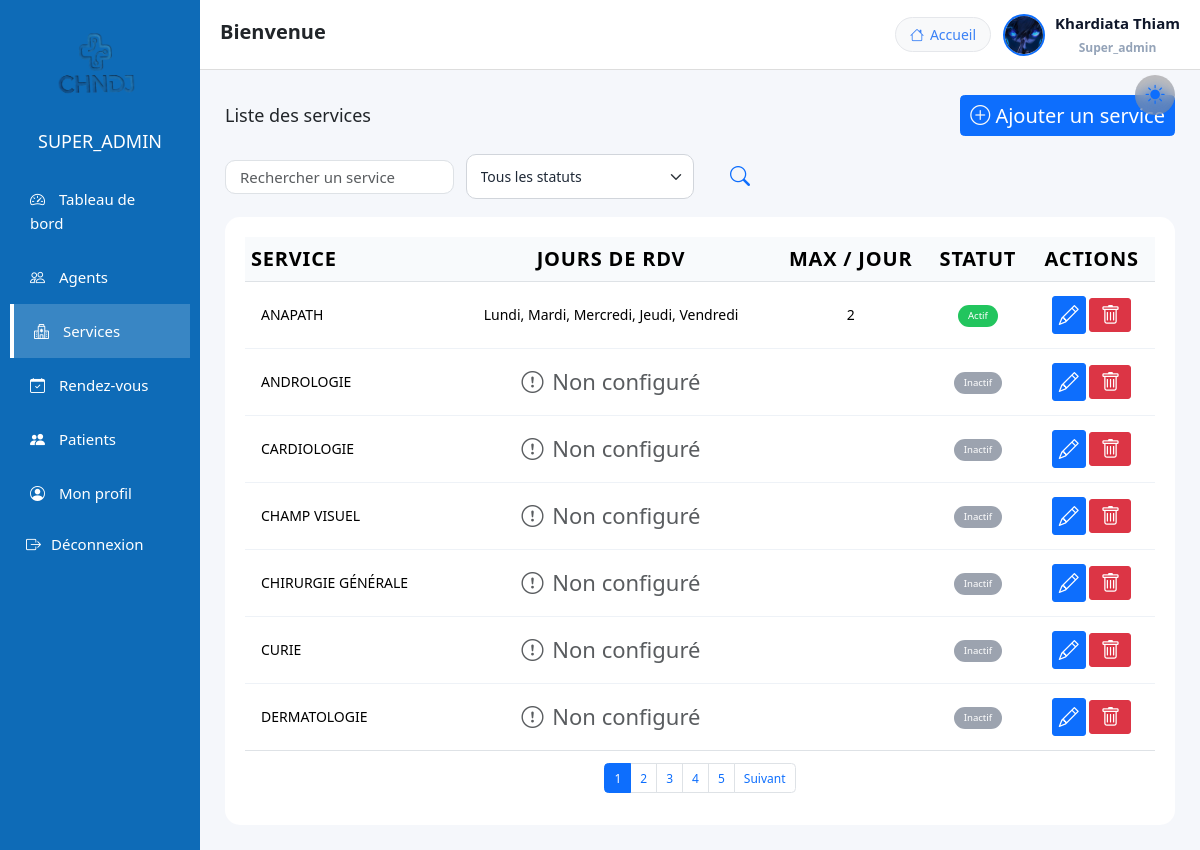
/views/admin.php?page=services (signed in), run on the app's committed database.
### tables this page shows
CREATE TABLE `agent` (
  `id` int(11) NOT NULL,
  `username` varchar(30) NOT NULL,
  `photo` varchar(255) DEFAULT NULL,
  `email` varchar(150) DEFAULT NULL,
  `prenom_agent` varchar(50) NOT NULL,
  `nom_agent` varchar(30) NOT NULL,
  `telephone_agent` varchar(20) NOT NULL,
  `password` varchar(255) NOT NULL,
  `status` int(11) NOT NULL,
  `role` enum('super_admin','admin','agent','medecin') NOT NULL,
  `created_at` datetime DEFAULT current_timestamp(),
  `updated_at` datetime DEFAULT current_timestamp() ON UPDATE current_timestamp(),
  `failed_attempts` int(11) NOT NULL DEFAULT 0,
  `locked_until` datetime DEFAULT NULL,
  `must_change_password` tinyint(1) DEFAULT 1
);

CREATE TABLE `service` (
  `codeService` varchar(6) NOT NULL,
  `designService` varchar(30) NOT NULL,
  `image` varchar(255) DEFAULT NULL,
  `description` text DEFAULT NULL
);

### views/admin.php (called while the page is built, shortened)
<?php
require 'admin_layout.php';

### views/services.php (the view, shortened to what this page needs)
<?php
$db = getConnection();
$search = $_GET['search'] ?? '';
$status = $_GET['status'] ?? '';
$limit = 7;
$pageNum = isset($_GET['p']) ? max(1, (int)$_GET['p']) : 1;
$offset = ($pageNum - 1) * $limit;
$countSql = "
    SELECT COUNT(DISTINCT s.codeService)
    FROM service s
    LEFT JOIN service_config sc ON sc.codeService = s.codeService
    WHERE s.designService LIKE :search
";
$countParams = ['search' => "%$search%"];
$stmtCount = $db->prepare($countSql);
$stmtCount->execute($countParams);
$totalServices = $stmtCount->fetchColumn();
$totalPages = ceil($totalServices / $limit);
$sql = "
    SELECT
        s.codeService,
        s.designService,
        sc.max_rdv_jour,
        sc.is_active,
        GROUP_CONCAT(DISTINCT sj.jour ORDER BY sj.jour SEPARATOR ', ') AS jours_rdv
    FROM service s
    LEFT JOIN service_config sc ON sc.codeService = s.codeService
    LEFT JOIN service_jour sj ON sj.codeService = s.codeService
    WHERE s.designService LIKE :search
";
$params = ['search' => "%$search%"];
$sql .= "
    GROUP BY s.codeService, s.designService, sc.max_rdv_jour, sc.is_active
    ORDER BY s.designService ASC
    LIMIT :limit OFFSET :offset
";
$stmt = $db->prepare($sql);
foreach ($params as $key => $value) {
    $stmt->bindValue(":$key", $value);
}
$stmt->bindValue(':limit', $limit, PDO::PARAM_INT);
$stmt->bindValue(':offset', $offset, PDO::PARAM_INT);
$stmt->execute();
$services = $stmt->fetchAll();
?>
<div class="d-flex justify-content-between align-items-center mb-4">
    <h4 class="mb-0">Liste des services</h4>
    <button class="btn btn-primary" data-bs-toggle="modal" data-bs-target="#addServiceModal">
        <i class="bi bi-plus-circle" style="color: #f8f9fa;"></i> Ajouter un service
    </button>
</div>
<form method="GET" class="row g-3 align-items-center mb-4">
    <div class="col-md-3">
        <input
            type="text"
            name="search"
            class="form-control"
            placeholder="Rechercher un service"
            value="<?= htmlspecialchars($search) ?>"
        >
    </div>
    <div class="col-md-3">
        <select name="status" class="form-select">
            <option value="">Tous les statuts</option>
        </select>
    </div>
    <div class="col-md-1 d-grid">
        <button type="submit" class="btn  px-3" title="Rechercher" style="color: #0d6efd;">
          <i class="bi bi-search"></i>
        </button>
    </div>
</form>
<div
class="white">
<div class="card border-0 rounded-4">
  <div class="table-responsive">
    <table class="table table-hover align-middle mb-0 services-table">
      <thead class="text-uppercase small text-muted"  >
        <tr>
          <th>Service</th>
          <th class="text-center">Jours de RDV</th>
          <th class="text-center">Max / jour</th>
          <th class="text-center">Statut</th>
          <th class="text-center">Actions</th>
        </tr>
      </thead>
      <tbody>
            <?php foreach ($services as $service): ?>
            <tr>
              <td><?= htmlspecialchars($service['designService']) ?></td>
              <td class="text-center">
                <?= $service['jours_rdv']
                  ? htmlspecialchars($service['jours_rdv'])
                  : '<span class="text-muted"><i class="bi bi-exclamation-circle me-1"></i> Non configuré </span>'
                ?>
              </td>
              <td class="text-center"><?= $service['max_rdv_jour'] ?></td>
              <td class="text-center">
                  <?php if ($service['is_active'] == 1): ?>
                      <span class="badge rounded-pill bg-success">Actif</span>
                  <?php else: ?>
                      <span class="badge rounded-pill bg-secondary">Inactif</span>
                  <?php endif; ?>
              </td>
              <td class="text-center">
                <button
                  class="btn btn-sm btn-primary"
                  data-bs-toggle="modal"
                  data-bs-target="#editServiceModal<?= $service['codeService'] ?>"
                  title="Modifier le service">
                  <i class="bi bi-pencil"></i>
                </button>
                <form method="POST" class="d-inline"
                  onsubmit="return confirm('Supprimer définitivement ce service ?');">
                  <button
                    type="button"
                    class="btn btn-sm btn-danger"
                    data-bs-toggle="modal"
                    data-bs-target="#deleteServiceModal"
                    data-code="<?= $service['codeService'] ?>"
                    title="Supprimer le service">
                    <i class="bi bi-trash"></i>
                  </button>
                </form>
              </td>
            </tr>
  </div>
  <?php endforeach; ?>
<?php if ($totalPages > 1): ?>
<nav class="mt-3">
  <ul class="pagination justify-content-center">
    <?php for ($i = 1; $i <= $totalPages; $i++): ?>
      <li class="page-item <?= $i == $pageNum ? 'active' : '' ?>">
        <a class="page-link"
           href="?page=services&p=<?= $i ?>&search=<?= urlencode($search) ?>&status=<?= $status ?>">
          <?= $i ?>
        </a>
      </li>
    <?php endfor; ?>
    <?php if ($pageNum < $totalPages): ?>
      <li class="page-item">
        <a class="page-link"
           href="?page=services&p=<?= $pageNum+1 ?>&search=<?= urlencode($search) ?>&status=<?= $status ?>">
          Suivant
        </a>
      </li>
    <?php endif; ?>
  </ul>
</nav>
<?php endif; ?>

### views/admin_layout.php (shortened to what this page needs)
<?php
$page = isset($_GET['page']) ? $_GET['page'] : 'dashboard';
$db = getConnection();
$stmt = $db->prepare("
    SELECT prenom_agent, nom_agent, email, photo
    FROM agent
    WHERE id = ?
    LIMIT 1
");
$stmt->execute([$_SESSION['user_id']]);
$admin = $stmt->fetch(PDO::FETCH_ASSOC);
$path = '../assets/img/' . $admin['photo'];
$avatar = file_exists($path)
    ? $path . '?v=' . filemtime($path)
    : '../assets/img/avatar.jpg';
$stmt = $db->prepare("
    SELECT prenom_agent, nom_agent, email, telephone_agent, photo
    FROM agent
    WHERE id = ?
    LIMIT 1
");
$stmt->execute([$_SESSION['user_id']]);
$admin = $stmt->fetch(PDO::FETCH_ASSOC);
$prenom = $admin['prenom_agent'] ?? 'Admin';
$nom    = $admin['nom_agent'] ?? '';
?>
<!DOCTYPE html>
<html lang="fr">
<head>
    <link href="https://cdn.jsdelivr.net/npm/bootstrap@5.3.2/dist/css/bootstrap.min.css" rel="stylesheet">
    <link href="https://cdn.jsdelivr.net/npm/bootstrap-icons@1.11.1/font/bootstrap-icons.css" rel="stylesheet">
    <link
        rel="stylesheet"
        href="https://cdn.jsdelivr.net/npm/intl-tel-input@18.3.5/build/css/intlTelInput.css"
    />
    <link rel="stylesheet" href="/rendezvous/assets/css/admin.css">
</head>
<body class="<?= $page ?> dark">
    <main class="main-content">
<div class="dashboard-container">
    <aside class="sidebar">
        <div class="sidebar-header">
            <img src="../assets/img/logo.png" class="sidebar-logo">
            <h4><?= strtoupper($_SESSION['role']) ?></h4>
        </div>
        <ul class="sidebar-menu">
            <?php if ($_SESSION['role'] === 'super_admin'): ?>
                <li>
                    <a href="admin.php?page=dashboard">
                        <i class="bi bi-speedometer2"></i> Tableau de bord
                    </a>
                </li>
            <?php endif; ?>
            <?php if ($_SESSION['role'] === 'super_admin'): ?>
                <li>
                    <a href="admin.php?page=agents"
                    class="<?= ($page == 'agents' ? 'active' : '') ?>">
                        <i class="bi bi-people"></i> Agents
                    </a>
                </li>
            <?php endif; ?>
            <?php if (in_array($_SESSION['role'], ['super_admin','admin'])): ?>
                <li>
                    <a href="admin.php?page=services"
                    class="<?= ($page == 'services' ? 'active' : '') ?>">
                        <i class="bi bi-hospital"></i> Services
                    </a>
                </li>
            <?php endif; ?>
            <li>
                <a href="admin.php?page=rendezvous"
                class="<?= ($page == 'rendezvous' ? 'active' : '') ?>">
                    <i class="bi bi-calendar-check"></i> Rendez-vous
                </a>
            </li>
            <li>
                <a href="admin.php?page=patients"
                class="<?= ($page == 'patients' ? 'active' : '') ?>">
                    <i class="bi bi-people-fill"></i> Patients
                </a>
            </li>
            <li>
                <a href="admin.php?page=profile"
                class="<?= ($page == 'profile' ? 'active' : '') ?>">
                    <i class="bi bi-person-circle"></i> Mon profil
                </a>
            </li>
            <li class="sidebar-item logout-item">
                <form method="POST" action="logout.php">
                    <button type="submit" class="sidebar-link logout-link">
                        <i class="bi bi-box-arrow-right"></i>
                        <span>Déconnexion</span>
                    </button>
                </form>
            </li>
        </ul>
    </aside>
    <main class="main-content">
        <header class="topbar">
            <div class="theme-toggle-dashboard" onclick="toggleDashboardTheme()">
                <i id="dashboardThemeIcon" class="bi bi-sun-fill"></i>
            </div>
                <h2>Bienvenue</h2>
            <div class="d-flex align-items-center gap-3">
                <a href="admin.php?page=accueil" class="btn btn-light btn-sm">
                    <i class="bi bi-house"></i> Accueil
                </a>
                <div class="profile-trigger" id="profileMenuBtn">
                    <img
                        src="<?= $avatar ?>"
                        class="topbar-avatar profile-preview"
                        alt="Avatar"
                    >
                    <div class="topbar-user">
                        <span class="topbar-name">
                            <?= htmlspecialchars($prenom . ' ' . $nom) ?>
                        </span>
                        <small class="topbar-role"><?= ucfirst($_SESSION['role']) ?></small>
                    </div>
                </div>
            </div>
        </header>
        <section class="content-wrapper">
            <?php
                $file = $page . ".php";
                if (file_exists($file)) {
                    require $file;
                } else {
                    echo "<div class='alert alert-danger'>Page introuvable : $file</div>";
                }
            ?>
    </main>
</body>
</html>

### data on the page
agent: photo (picture), prenom_agent+nom_agent "Khardiata Thiam"
service: designService "ANAPATH", jours_rdv "Lundi, Mardi, Mercredi, Jeudi, Vendredi", max_rdv_jour "2", shows "Actif"
service: designService "ANDROLOGIE", shows "Non configuré", shows "Inactif"
service: designService "CARDIOLOGIE", shows "Non configuré", shows "Inactif"
service: designService "CHAMP VISUEL", shows "Non configuré", shows "Inactif"
service: designService "CHIRURGIE GÉNÉRALE", shows "Non configuré", shows "Inactif"
service: designService "CURIE", shows "Non configuré", shows "Inactif"
service: designService "DERMATOLOGIE", shows "Non configuré", shows "Inactif"

### other printed values
$_SESSION['role'] "SUPER_ADMIN"
$_SESSION['role'] "Super_admin"
